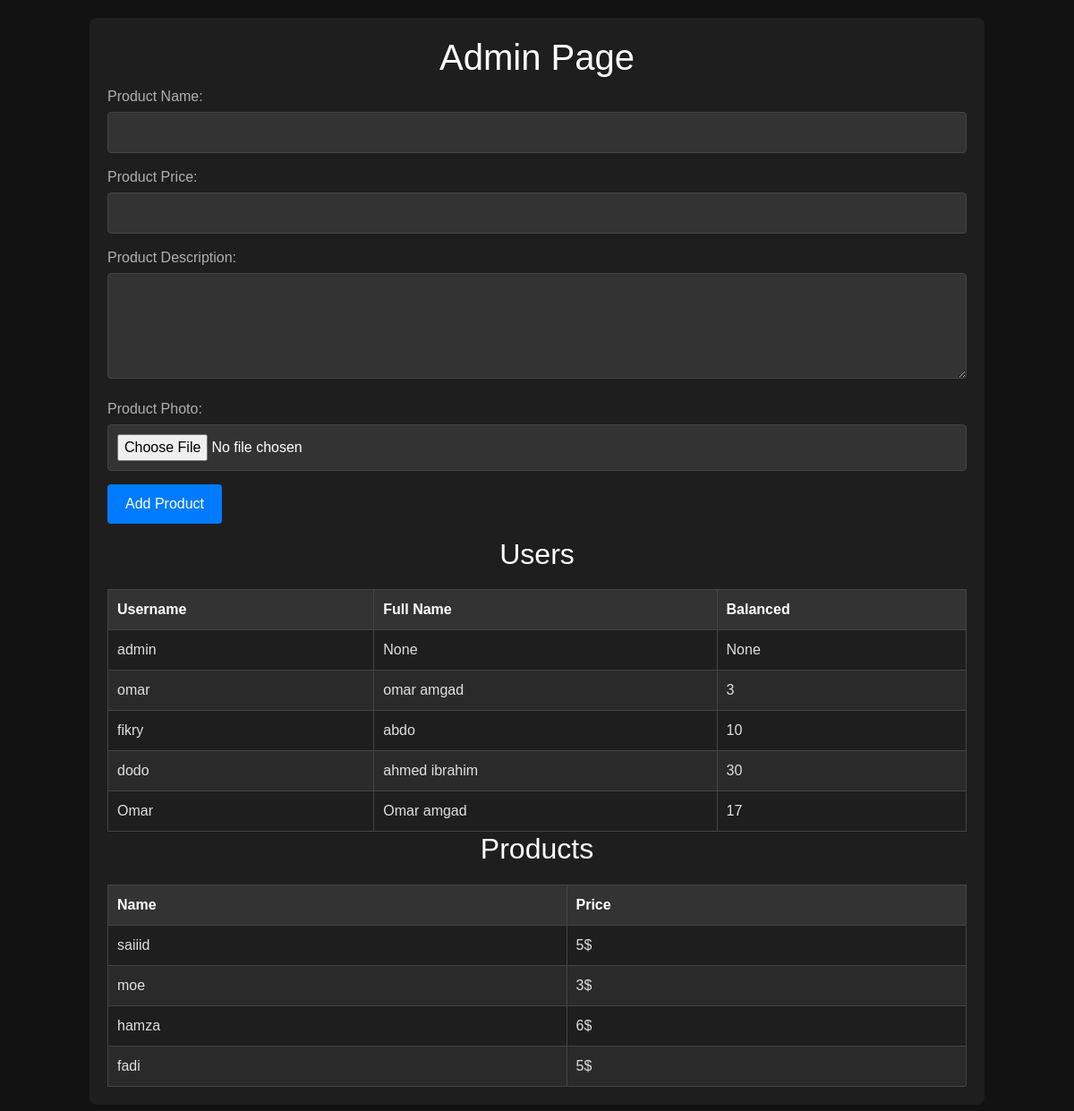
Page /admin (signed in) on the earlier database version.
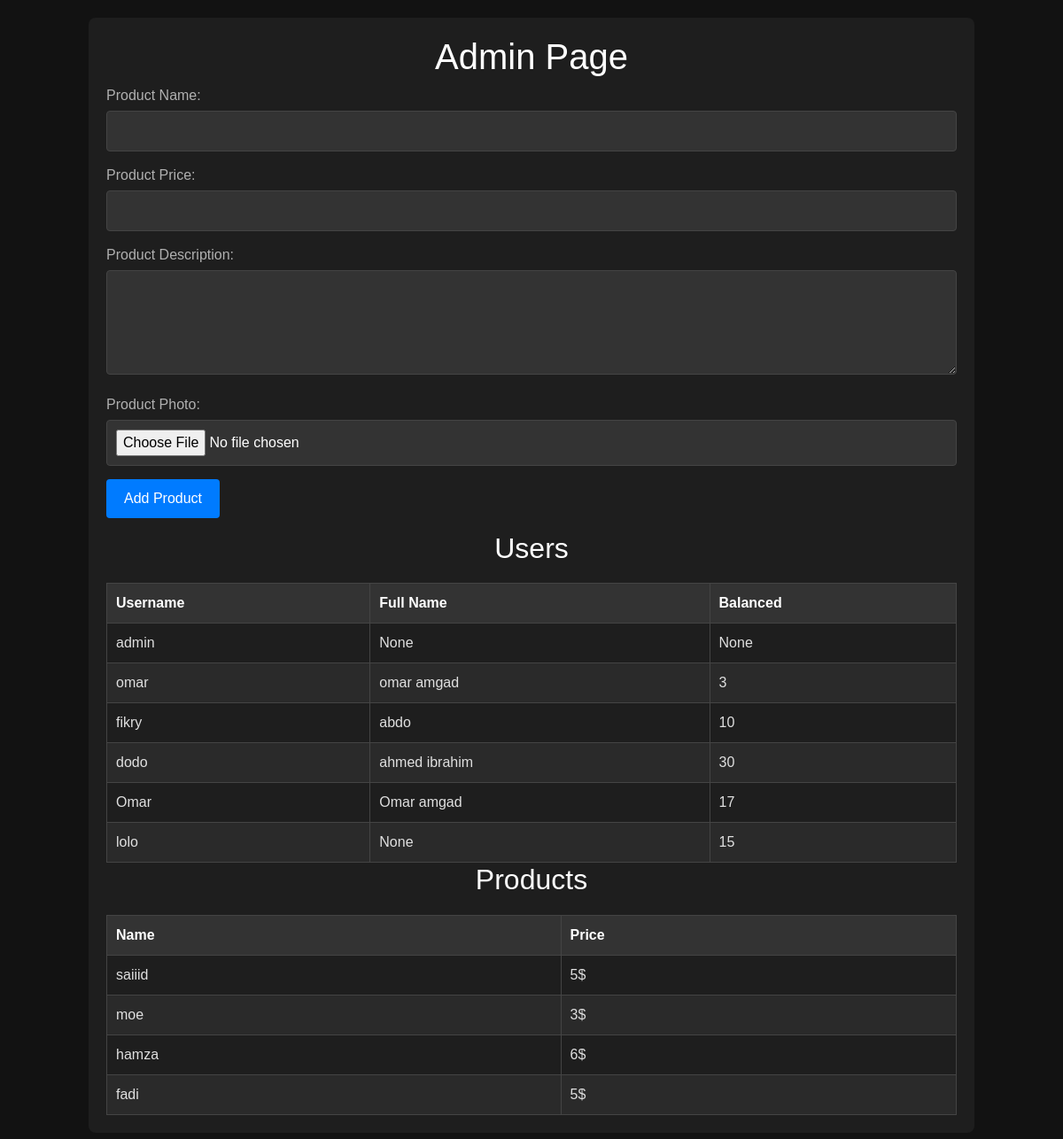
Same page on the later database version.
### tables this page shows
CREATE TABLE users (
			id INTEGER PRIMARY KEY AUTOINCREMENT,
			username TEXT NOT NULL UNIQUE,
			password TEXT NOT NULL,
            fullname TEXT ,
            balnaced INTEGER,
            photo_name TEXT
        );

CREATE TABLE "products" (
			id INTEGER PRIMARY KEY AUTOINCREMENT,
			productname TEXT NOT NULL UNIQUE,
            price INTEGER NOT NULL,
            photo TEXT,
            description TEXT
		);

### app.py (the view, shortened to what this page needs)
@app.route('/admin', methods=['GET', 'POST'])
def admin():
    if 'username' in session:
        if not session['username'] == 'admin':
            return f"Your not admin soo FUCK YOU AND GET OUT"
        users = db.get_all_users(connection)
        products = db.get_all_product(connection)
        return render_template('admin.html',users = users, products = products)
    else:
        return redirect(url_for('login'))

### db.py (called while the page is built)
def get_all_users(connection):#admin
    cursor = connection.cursor()
    query = 'SELECT * FROM users'
    cursor.execute(query)
    return cursor.fetchall()

def get_all_product(connection):#admin
    cursor = connection.cursor()
    query = 'SELECT * FROM products'
    cursor.execute(query)
    return cursor.fetchall()

### Templates/admin.html (shortened to what this page needs)
<!DOCTYPE html>
<html lang="en">
<head>
    <link rel="stylesheet" href="{{ url_for('static', filename='Styles/bootstrap.min.css') }}" />
    <link rel="stylesheet" href="{{ url_for('static', filename='Styles/styles.css') }}">
</head>
<body>
    <div class="container">
        <h1>Admin Page</h1>
        <form id="product-form" enctype="multipart/form-data" method="post" action="{{ url_for('admin') }}">
            <div class="form-group">
                <label for="product-name">Product Name:</label>
                <input type="text" id="product-name" name="product-name" required>
            </div>
            <div class="form-group" >
                <label for="product-price">Product Price:</label>
                <input type="number" id="product-price" name="product-price" step="0.01" required>
            </div>
            <div class="form-group">
                <label for="product-description">Product Description:</label>
                <textarea id="product-description" name="product-description" rows="4" required></textarea>
            </div>
            <div class="form-group">
                <label for="product-photo">Product Photo:</label>
                <input type="file" id="product-photo" name="product-photo" required></input>
            </div>
            <div class="form-group">
                <button type="submit">Add Product</button>
            </div>
        </form>
        <h2>Users</h2>
        <table id="users-table">
            <thead>
                <tr>
                    <th>Username</th>
                    <th>Full Name</th>
                    <th>Balanced</th>
                </tr>
            </thead>
            <tbody>
                {% for user in users %}
                <tr>
                    <td>{{ user[1] }}</td>
                    <td>{{ user[3] }}</td>
                    <td>{{ user[4] }}</td>
                </tr>
                {% endfor %}
            </tbody>
        </table>
        <h2>Products</h2>
        <table id="Product-table">
            <thead>
                <tr>
                    <th>Name</th>
                    <th>Price</th>
                </tr>
            </thead>
            <tbody>
                {% for product in products %}
                <tr>
                    <td>{{ product[1] }}</td>
                    <td>{{ product[2] }}$</td>
                </tr>
                {% endfor %}
            </tbody>
        </table>
    </div>
</body>
</html>

### Static/Styles/styles.css (style rules this page uses)
body { font-family: Arial, sans-serif; margin: 0; padding: 0; background-color: #121212; color: #e0e0e0; }

### Templates/admin.html (style rules this page uses)
body { font-family: Arial, sans-serif; margin: 20px; background-color: #121212; color: #e0e0e0; }
.container { max-width: 1000px; margin: auto; background-color: #1e1e1e; padding: 20px; border-radius: 8px; }
h1, h2 { color: #ffffff; text-align: center; }
.form-group { margin-bottom: 15px; }
.form-group label { display: block; margin-bottom: 5px; color: #b0b0b0; }
.form-group input, .form-group textarea { width: 100%; padding: 10px; box-sizing: border-box; background-color: #333333; color: #ffffff; border: 1px solid #444444; border-radius: 4px; }
.form-group button { padding: 10px 20px; background-color: #007bff; color: #ffffff; border: none; border-radius: 4px; cursor: pointer; }
table { width: 100%; border-collapse: collapse; margin-top: 20px; }
table, th, td { border: 1px solid #444444; }
th, td { padding: 10px; text-align: left; }
th { background-color: #333333; color: #ffffff; }
tr:nth-child(even) { background-color: #2a2a2a; }

Differences in the rows shown:
added users: username "lolo", user "None", balnaced "15"
